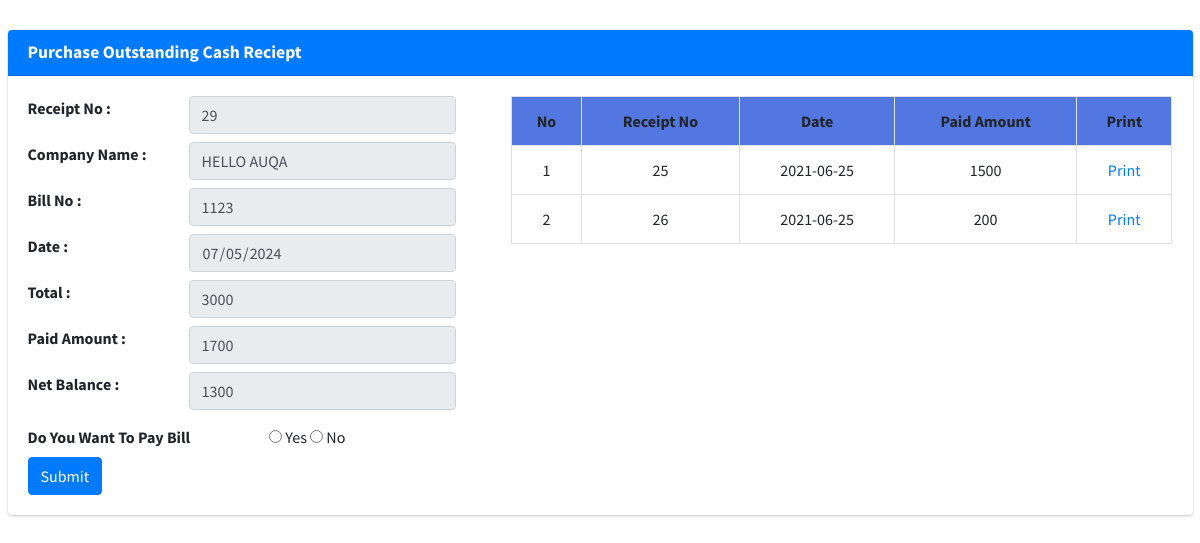
/purchase_payment_entry.php?pId=21 (signed in), run on the app's committed database.
### tables this page shows
CREATE TABLE `purchase_party_details` (
  `id` int(11) NOT NULL,
  `company_nm` varchar(100) DEFAULT '0',
  `mobile` varchar(50) DEFAULT '0',
  `adrs` varchar(500) DEFAULT '0',
  `email` varchar(50) DEFAULT '0',
  `gst_no` varchar(30) DEFAULT '0',
  `state` int(4) DEFAULT 0,
  `city_pin` varchar(10) DEFAULT '0',
  `sts` int(4) DEFAULT 0,
  `edt` timestamp NOT NULL DEFAULT current_timestamp()
);

CREATE TABLE `purchase_entry` (
  `id` int(11) NOT NULL,
  `party_id` varchar(100) DEFAULT '0',
  `bill_no` varchar(50) DEFAULT '0',
  `date` varchar(50) DEFAULT '0',
  `purchase_type` int(4) DEFAULT 0,
  `gst_type` int(4) DEFAULT 0,
  `total` varchar(100) DEFAULT '0',
  `discount_type` int(4) DEFAULT 0,
  `discnt_amt_per` varchar(100) DEFAULT '0',
  `dis_total` varchar(50) DEFAULT '0',
  `sgst` varchar(20) DEFAULT '0',
  `cgst` varchar(20) DEFAULT '0',
  `igst` varchar(20) DEFAULT '0',
  `grand_tot` varchar(20) DEFAULT '0',
  `pay_bill_amt` int(4) DEFAULT 0,
  `payamt` varchar(30) DEFAULT '0',
  `balamt` varchar(30) DEFAULT '0',
  `stock_sts` int(4) DEFAULT 0,
  `sts` int(4) DEFAULT 0,
  `edt` timestamp NULL DEFAULT current_timestamp()
);

CREATE TABLE `purchase_outstanding` (
  `id` int(11) NOT NULL,
  `purchase_id` int(50) DEFAULT 0,
  `receipt_no` varchar(50) DEFAULT '0',
  `bill_no` varchar(50) DEFAULT '0',
  `date` varchar(50) DEFAULT '0',
  `grand_tot` varchar(50) DEFAULT '0',
  `paid_amt` varchar(50) DEFAULT '0',
  `bal_amt` varchar(50) DEFAULT '0',
  `edt` timestamp NOT NULL DEFAULT current_timestamp()
);

### purchase_payment_entry.php (the view, shortened to what this page needs)
<!DOCTYPE html>
<html>
<head>
<?php
  $dt=date('Y-m-d');
  include('common/meta.php');
?>
</head>
<body >
<?php
$pId=$_GET['pId'];
include('lib/function.php');
$qry="SELECT a.date,a.grand_tot,a.paid_amt,a.bal_amt,b.bill_no,b.id,c.company_nm FROM purchase_outstanding AS a
LEFT JOIN purchase_entry AS b ON a.purchase_id=b.id
LEFT JOIN purchase_party_details AS c ON b.party_id=c.id
WHERE a.purchase_id='$pId'";
$st=$conn->prepare($qry);
$st->execute();
$row=$st->fetch(PDO::FETCH_ASSOC);
$bill_no=$row['bill_no'];
$grand_tot=$row['grand_tot'];
$company_nm=$row['company_nm'];
?>
<div class="wrapper">
<section class="content-header">
</section>
  <section class="content">
      <div class="container-fluid">
        <div class="card card-primary">
              <div class="card-header">
                <h3 class="card-title"><b>Purchase Outstanding Cash Reciept</b></h3>
              </div>
              <form action="ins_purchase_receipt.php" method="post">
                <div class="card-body">
                <div class="row">
                	<div class="col-md-5">
                    	<div class="row">
                        	<div class="col-md-4">
                            <label>Receipt No :</label>
                            </div>
                            <div class="col-md-7">
                            <?php
							include('lib/function.php');
							$q="SELECT MAX(id) AS RctNo FROM purchase_outstanding";
							$s=$conn->prepare($q);
							$s->execute();
							$rw=$s->fetch(PDO::FETCH_ASSOC);
							$Rno=$rw['RctNo']+1;
							?>
                            <input type="text" id="txtreceiptno" name="txtreceiptno" class="form-control" value="<?php echo $Rno;?>" readonly>
                            </div>
                           <div class="col-md-1"></div>
                        </div>
                        <div class="row" style="margin-top:8px">
                        	<div class="col-md-4">
                            <label>Company Name :</label>
                            </div>
                            <div class="col-md-7">
                            <input type="text" id="txtcompanynm" name="txtcompanynm" class="form-control" value="<?php echo $company_nm;?>" readonly>
                            </div>
                            <div class="col-md-1"></div>
                        </div>
                        <div class="row" style="margin-top:8px">
                        	<div class="col-md-4">
                            <label>Bill No :</label>
                            </div>
                            <div class="col-md-7">
                            <input type="text" id="txtbillno" name="txtbillno" class="form-control" value="<?php echo $bill_no;?>" readonly>
                            </div>
                            <div class="col-md-1"></div>
                        </div>
                        <div class="row" style="margin-top:8px">
                        	<div class="col-md-4">
                            <label>Date :</label>
                            </div>
                            <div class="col-md-7">
                            <input type="date" class="form-control" id="txtdate" name="txtdate" value="<?php echo $dt;?>" readonly>
                            </div>
                            <div class="col-md-1"></div>
                        </div>
                        <div class="row" style="margin-top:8px">
                        	<div class="col-md-4">
                            <label>Total :</label>
                            </div>
                            <div class="col-md-7">
                            <input type="text" id="txtgrandtot" name="txtgrandtot" class="form-control" value="<?php echo $grand_tot;?>" readonly>
                            </div>
                            <div class="col-md-1"></div>
                        </div>
                        <div class="row" style="margin-top:8px">
                        	<div class="col-md-4">
                            <label>Paid Amount :</label>
                            </div>
                            <div class="col-md-7">
                            <?php
							include('lib/function.php');
							$qq="SELECT SUM(paid_amt) AS totalpaid FROM purchase_outstanding WHERE purchase_id='$pId'";
							$ss=$conn->prepare($qq);
							$ss->execute();
							while($row1=$ss->fetch(PDO::FETCH_ASSOC))
							{
								echo '<input type="text" id="txtpaidamt" name="txtpaidamt" class="form-control" value="'.$row1['totalpaid'].'" readonly>';
							}
							?>
                            </div>
                            <div class="col-md-1"></div>
                        </div>
                        <div class="row" style="margin-top:8px">
                        	<div class="col-md-4">
                            <label>Net Balance :</label>
                            </div>
                            <div class="col-md-7">
                            <?php
							include('lib/function.php');
							$qqq="SELECT SUM(paid_amt) AS totalpaid FROM purchase_outstanding WHERE purchase_id='$pId'";
							$sss=$conn->prepare($qqq);
							$sss->execute();
							while($row2=$sss->fetch(PDO::FETCH_ASSOC))
							{
								$netamt=($grand_tot)-($row2['totalpaid']);
							}
							?>
                            <input type="text" id="txtbalamt" name="txtbalamt" class="form-control" value="<?php echo $netamt;?>" readonly>
                            </div>
                            <div class="col-md-1"></div>
                        </div>
                        	<?php
							if($netamt == '0')
							{
							?>
                            <?php
                            }else
							{
                            ?>
                            <div class="row" style="margin-top:15px">
                                <div class="col-md-6">
                                <label>Do You Want To Pay Bill</label>
                                </div>
                                <div class="col-md-6">
                                <input type="radio" id="txtyes" name="txtyes" onClick="getpaytype();" required>&nbsp;Yes
                            <input type="radio" id="txtno" name="txtyes" onClick="getpaytype()">&nbsp;No
                                </div>
                            </div>
                  <button type="submit" class="btn btn-primary" id="btnsub" name="btnsub">Submit</button>
                            <?php
							}
							?>
                    </div>
                    <div class="col-md-7">
                    	<table width="100%" class="table table-bordered">
                        	<tr style="background-color:#5377e0">
                            	<th style="text-align:center">No</th>
                                <th style="text-align:center">Receipt No</th>
                                <th style="text-align:center">Date</th>
                                <th style="text-align:center">Paid Amount</th>
                                <th style="text-align:center">Print</th>
                            </tr>
                            <?php
                            include('lib/function.php');
							$query="SELECT id,receipt_no,`date`,paid_amt FROM purchase_outstanding WHERE purchase_id='$pId'";
							$stm=$conn->prepare($query);
							$stm->execute();
							$cnt=1;
							while($rw1=$stm->fetch(PDO::FETCH_ASSOC))
							{
								if($rw1['paid_amt'] == '0')
								{
								}
								else
								{
									$id=$rw1['id'];
									echo '<tr>';
									echo '<td align="center">'.$cnt.'</td>';
									echo '<td align="center">'.$rw1['receipt_no'].'</td>';
									echo '<td align="center">'.$rw1['date'].'</td>';
									echo '<td align="center">'.$rw1['paid_amt'].'</td>';
									echo '<td align="center"><a href="javascript:getprint('.$id.')">Print</a></td>';
									echo '</tr>';
									$cnt++;
								}
							}
							?>
                        </table>
                    </div>
                </div>
                </div>
                </form>
            </div>
      </div>
	</section>
</div>
</body>
</html>

### data on the page
purchase_party_details: txtcompanynm "HELLO AUQA"
purchase_entry: txtbillno "1123"
purchase_outstanding: txtgrandtot "3000"
purchase_outstanding: receipt_no "25", date "2021-06-25", paid_amt "1500"
purchase_outstanding: receipt_no "26", date "2021-06-25", paid_amt "200"
